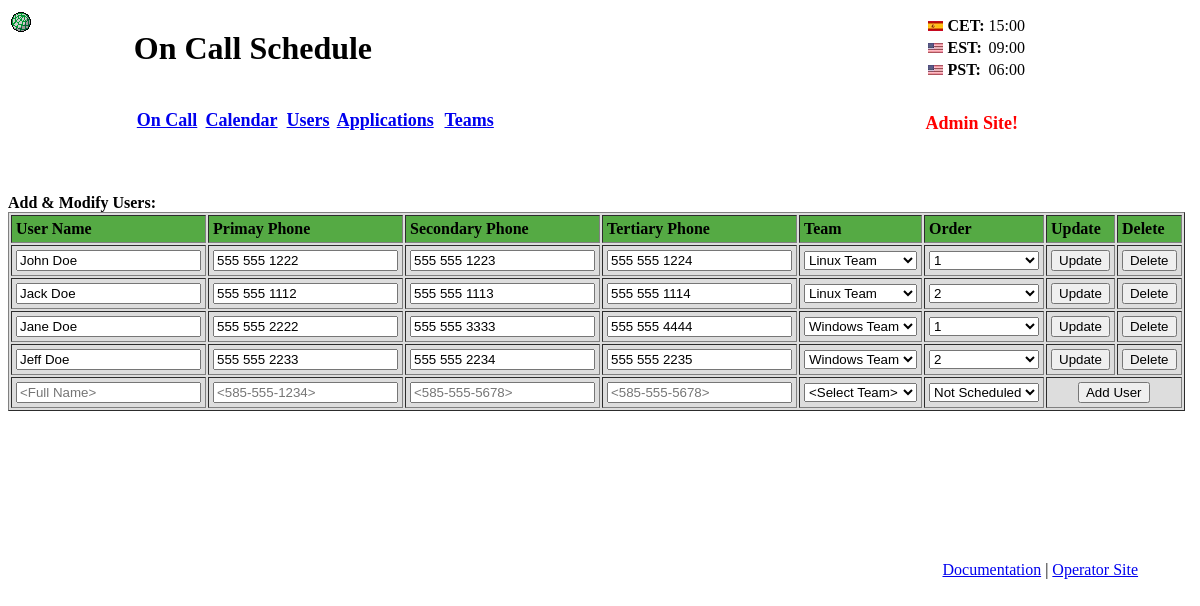
/admin/users.php, run on the app's committed database.
### tables this page shows
CREATE TABLE `Users` (
  `uid` int(11) unsigned NOT NULL AUTO_INCREMENT,
  `name` char(50) DEFAULT NULL,
  `phone1` char(50) DEFAULT NULL,
  `phone2` char(50) DEFAULT NULL,
  `phone3` char(50) DEFAULT NULL,
  `u_tid` int(9) DEFAULT NULL,
  `u_order` int(9) DEFAULT NULL,
  PRIMARY KEY (`uid`)
);

### admin/users.php (the view, shortened to what this page needs)
<?php
$db=dbCon();
$query = 'SELECT a.uid,a.name,a.phone1,a.phone2,a.phone3,c.team_name,a.u_order FROM Users a, Teams c WHERE a.u_tid=c.tid ORDER BY c.team_name, a.u_order';
$result = mysqli_query($db,$query);
?>
<b>Add & Modify Users:</b>
<table border=1 cellpadding=4 bgcolor=dddddd>
        <tr bgcolor="55aa44">
                <td><b>User Name</b></td>
		<td><b>Primay Phone</b></td>
		<td><b>Secondary Phone</b></td>
		<td><b>Tertiary Phone</b></td>
		<td><b>Team</b></td>
		<td><b>Order</b></td>
		<td><b>Update</b></td>
		<td><b>Delete</b></td>
	</tr>
<?php
while ($line = mysqli_fetch_array($result, MYSQL_ASSOC)) {
    echo "\t<tr>\n";
    $x=0;
    foreach ($line as $col_value) {
	echo "<form action=\"/mod.php\" method=\"post\">";
	if ( $x < 5 ) {
		if ( $x == 0 ) {
			echo "<INPUT TYPE=\"hidden\" NAME=\"uid\" VALUE=\"$col_value\">";
		} else {
			echo "<td><INPUT TYPE=\"Text\" NAME=\"field$x\" VALUE=\"$col_value\"> </td>";
		}
	} else {
		if ( $x == 5 ) {
			$query1="SELECT tid,team_name FROM Teams";
			$mydrop="tid";
		} if ( $x == 6 ) {
			$query1="SELECT u_tid,u_order FROM Users WHERE u_tid=$tid";
			$mydrop="order";
		}
		$result1 = mysqli_query($db,$query1);
		echo "<td><select name=\"$mydrop\" >";
		$z=1;
		$a=0;
		$b=0;
		while ($line1 = mysqli_fetch_array($result1, MYSQL_NUM)) {
			$select="";
				if ( $x == 6) {
					if ( $col_value === NULL ) {
						$line1[0]=$z;
                                                $line1[1]=$z;
						if ( $b == 0 ) {
							$select.="<option selected=\"selected\" value=NULL>Not Scheduled</option>";
							$b=1;
						}
							$select.="<option value=$line1[0]>$z</option>";
						$z++;
					} else {
						if ( $a == 0 ) {
							$select.="<option value=NULL>Not Scheduled</option>";
							$a=1;
						}
						if ( $col_value == $z ) {
							$select.="<option selected=\"selected\" value=$z>$z</option>";
						} else {
							$select.="<option value=$z>$z</option>";
						}
						$z++;
					}
				} elseif (( $col_value == $line1[1] ) && ($x == 5)) {
					$select.="<option selected=\"selected\" value=$line1[0]>$line1[1]</option>";
					$tid=$line1[0];
				} elseif ( $x == 5 ) {
					$select.="<option value=$line1[0]>$line1[1]</option>";
				}
			echo "$select";
		}
		echo "</select></td>";
	}
	$x++;
    }
?>
        <td><button type="submit" NAME="func" VALUE="2"> Update </button></td>
        <td><button type="submit" NAME="func" VALUE="0" onclick="return confirm('Are you sure you want to delete this user?');" >Delete</button></td>
        </form>
<?php
    echo "\t</tr>\n";
}
?>
<form action="/mod.php" method="post">
        <tr bgcolor="dddddd">
                <td>
                        <INPUT TYPE="Text" NAME="field" placeholder="<Full Name>">
                </td>
                <td><INPUT TYPE="Text" NAME="phone1" placeholder="<585-555-1234>"></td>
                <td><INPUT TYPE="Text" NAME="phone2" placeholder="<585-555-5678>"></td>
		<td><INPUT TYPE="Text" NAME="phone3" placeholder="<585-555-5678>"></td>
                <td>
                        <select name="tid">
				<option selected="selected" value=1>&lt;Select Team&gt;</option>
                        </select>
                </td>
		<td>
			<select name="diabled">
				<option value=NULL>Not Scheduled</option>
			</select>
		</td>
<td colspan=2 align="center"><button type="submit">Add User</button></td>
</tr>
</form>
</table>
<br><br><br>

### data on the page
users: field1 "John Doe", field2 "555 555 1222", field3 "555 555 1223", field4 "555 555 1224"
users: field1 "Jack Doe", field2 "555 555 1112", field3 "555 555 1113", field4 "555 555 1114"
users: field1 "Jane Doe", field2 "555 555 2222", field3 "555 555 3333", field4 "555 555 4444"
users: field1 "Jeff Doe", field2 "555 555 2233", field3 "555 555 2234", field4 "555 555 2235"

### other printed values
form field tid "Linux Team"
form field order "1"
form field order "2"
form field tid "Windows Team"
